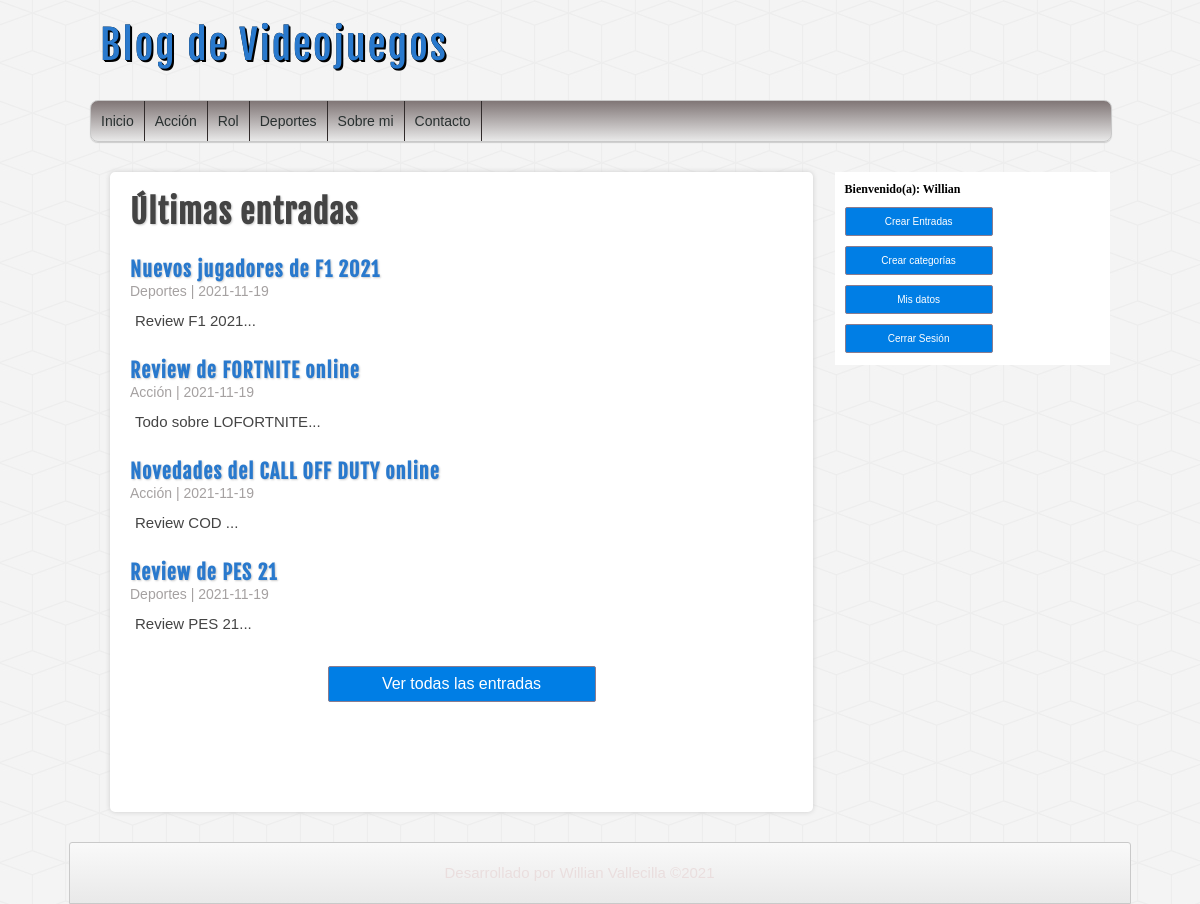
The page /proyecto/index.php (signed in) on the database its author committed.
### tables this page shows
CREATE TABLE categorias(
    id          int(255) auto_increment not null,
    nombre      varchar(100) not null,
    CONSTRAINT pk_categorias PRIMARY KEY(id)
);

CREATE TABLE entradas(
id              int(255) auto_increment not null,             
usuario_id      int(255) not null, 
categoria_id    int(255) not null,
titulo          varchar(255) not null,
descripcion     MEDIUMTEXT, 
fecha           date not null,
CONSTRAINT  pk_entradas PRIMARY KEY(id),
CONSTRAINT  fk_entrada_usuario FOREIGN KEY(usuario_id) REFERENCES usuarios(id),
CONSTRAINT  fk_entrada_categoria FOREIGN KEY(categoria_id) REFERENCES categorias(id) 
);

### proyecto/includes/helpers.php (called while the page is built, shortened)
<?php
function conseguirCategorias($conexion)
{
    $sql = "SELECT * FROM categorias ORDER BY id ASC";
    $categorias = mysqli_query($conexion, $sql);
    $result = array();
    if ($categorias && mysqli_num_rows($categorias) >= 1) {
        $result = $categorias;
    }
    return $result;
}
function conseguirEntradas($conexion)
{
    $sql = "SELECT e.*, c.nombre AS 'categorias' FROM entradas e
            INNER JOIN categorias c ON e.categoria_id = c.id
            ORDER BY e.id DESC LIMIT 4";
    $entradas = mysqli_query($conexion, $sql);
    $result = array();
    if ($entradas && mysqli_num_rows($entradas) >= 1) {
        $result = $entradas;
    }
    return $result;
}

### proyecto/includes/principal.php (the view)
<div id="principal">
    <h1>Últimas entradas</h1>
    <?php
        $entradas = conseguirEntradas($db);
        if(!empty($entradas)):
            while($entrada = mysqli_fetch_assoc($entradas)):
    ?>
                <article class="entrada">
                    <a href="http://" class="input">
                        <h2><?= $entrada['titulo'];?></h2>
                        <span class="date"><?= $entrada['categorias']. " | ". $entrada['fecha']?></span>
                        <p>
                            <?= substr($entrada['descripcion'], 0,192)."..." ;?>
                        </p>
                    </a>
                </article>
    <?php
            endwhile;
        endif;
    ?>
    <div id="ver-todas">
        <a href="#">Ver todas las entradas</a>
    </div>
</div>

### proyecto/includes/header.php (shortened to what this page needs)
<?php require_once "conexion.php"; ?>
<?php require_once "helpers.php"; ?>
<!DOCTYPE html>
<html lang="en">
<head>
    <link rel="stylesheet" href="./assets/css/style.css">
</head>
<body>
    <header id="header">
        <div id="logo">
            <a href="http:index.php">
                Blog de Videojuegos
            </a>
        </div>
        <nav id="nav">
            <ul>
                <li><a href="index.php">Inicio</a></li>
                <?php
                $categorias = conseguirCategorias($db);
                if (!empty($categorias)) :
                    while ($categoria = mysqli_fetch_assoc($categorias)) :
                ?>
                        <li>
                            <a href="categoria.php?id=<?= $categoria['id'] ?>"><?= $categoria['nombre']; ?></a>
                        </li>
                <?php
                    endwhile;
                endif;
                ?>
                <li><a href="index.php">Sobre mi</a></li>
                <li><a href="index.php">Contacto</a></li>
            </ul>
        </nav>
    </header>
<div id="container">

### proyecto/includes/sidebar.php (shortened to what this page needs)
<aside id="sidebar">
    <?php if (isset($_SESSION['usuario'])) : ?>
        <div class="usuario-logueado">
            <h3><?php echo  "Bienvenido(a): " . $_SESSION['usuario']['nombre'] . " " . $_SESSION['usuario']['apellidos']; ?></h3>
            <a href="crear-entradas.php" class="boton"> Crear Entradas</a>
            <a href="crear-categoria.php" class="boton"> Crear categorías</a>
            <a href="mis-datos.php" class="boton"> Mis datos</a>
            <a href="cerrar.php" class="boton"> Cerrar Sesión</a>
        </div>
    <?php endif; ?>
</aside>

### proyecto/includes/footer.php (shortened to what this page needs)
</div>
<footer id="footer">
    <p>Desarrollado por Willian Vallecilla &copy;2021</p>
</footer>

### proyecto/index.php
<?php require_once "./includes/header.php"; ?>
    <?php require_once "./includes/sidebar.php"; ?>
    <?php require_once "./includes/principal.php"; ?>
<?php require_once "./includes/footer.php"; ?>
</body>
</html>

### proyecto/assets/css/style.css (style rules this page uses)
* { margin: 0; padding: 0; font-family: sans-serif, Helvetica, Arial; text-decoration: none; }
body { font-family: fajala; background-image: url(../img/cubes.png) ; }
#header { width: 85%; height: auto; background: transparent; margin: 0 auto; }
#logo { float: left; width: 540px; height: 100px; }
#logo a { font-family: "fajala", Helvetica; font-size: 40px; letter-spacing: 2px; color: #2979CD; text-shadow: 0px 0px 0px black, 1px 1px 0px black, 2px 2px 0px black; transition: all 500ms; line-height: 90px; margin-left: 10px; }
#nav { clear: both; width: 100%; background: linear-gradient(to bottom, #807676 0px, #e9e9e9 100%); height: 40px; border: 1px solid #c9c9c9; border-radius: 8px; box-shadow: 0px 1px 1px #ccc; overflow: hidden; }
#nav ul { list-style: none; }
#nav ul li { float: left; line-height: 40px; border-right: 1px solid #312b2b; }
#nav ul li a { display: block; padding-left: 10px; padding-right: 10px; font-size: 14px; color: #293030; }
#container { width: 85%; height: auto; margin: 0 auto; margin-top: 30px; margin-bottom: 30px; }
#sidebar { float: right; width: 27%; height: auto; }
input[type="button"], input[type="submit"],.boton { margin-top: 10px; margin-bottom: 2px; display: block; border-radius: 2px; padding: 8px; color: white; background: #007ee5; border: 1px solid rgb(138, 124, 143); text-align: center; width: 250px; cursor: pointer; }
.boton { width: 130px; font-size: 10px; text-align: center; }
#principal a { color: rgb(43, 40, 40); }
#principal { float: left; width: 65%; min-height: 600px; background: white; border-radius: 5px; box-shadow: 0px 0px 5px #ccc; margin-left: 20px; padding: 20px; overflow: hidden; }
#principal h1 { font-size: 32px; color: #444; letter-spacing: 1px; text-shadow: 1px 1px 2px #ccc; font-family: "fajala"; }
#principal h2 { font-size: 20px; color: #2979CD; text-shadow: 1px 1px 2px #ccc; letter-spacing: 1px; font-family: "fajala"; margin-top: 25px; }
#principal p { margin-top: 8px; color: #444; line-height: 15px; }
#ver-todas a { display: block; border-radius: 2px; padding: 8px; color: white; background: #007ee5; border: 1px solid rgb(138, 124, 143); text-align: center; width: 250px; cursor: pointer; margin: 0 auto; margin-top: 30px; }
#footer { clear: both; width: 85%; margin: 0 auto; background: linear-gradient(to bottom, #f9f9f9 0px, #e9e9e9 100%); border: 1px solid #c9c9c9; border-radius: 3px 3px 0px 0px; color: #666; height: auto; padding: 20px; text-align: center; }
.alerta-error ,p { color: #EADEDE; font-size: 15px; padding: 5px; line-height: 10px; width: 95%; }
.usuario-logueado { padding: 10px; background-color: white; margin-bottom: 5px; }
.usuario-logueado h3 { font-size: 12px; font-family: Georgia, 'Times New Roman', Times, serif; }
.date { color:#a5a1a1; margin-top: 10px; font-size: 14px; }

### rows shown on the page
categorias: nombre "Acción"
categorias: nombre "Rol"
categorias: nombre "Deportes"
entradas: titulo "Nuevos jugadores de F1 2021", categoria.nombre "Deportes", fecha "2021-11-19", descripcion "Review F1 2021"
entradas: titulo "Review de FORTNITE online", categoria.nombre "Acción", fecha "2021-11-19", descripcion "Todo sobre LOFORTNITE"
entradas: titulo "Novedades del CALL OFF DUTY online", categoria.nombre "Acción", fecha "2021-11-19", descripcion "Review COD"
entradas: titulo "Review de PES 21", categoria.nombre "Deportes", fecha "2021-11-19", descripcion "Review PES 21"

### other values the page prints
$_SESSION['usuario']['nombre'] "Willian"
